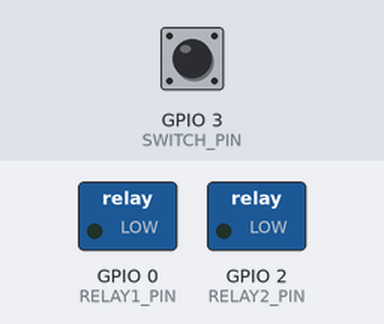
This sketch was run on a simulated ESP8266 (NodeMCU). Parts: switched loads named in the sketch (green lamp = pin HIGH). The inputs (shaded band) are chosen by the test bench; at power-on: GPIO 3 (SWITCH_PIN) HIGH. WiFi joins after 1.5 s; servers stay silent unless stated; EEPROM starts erased; what the sketch prints to the serial monitor is not drawn.

Above: at 2.7 s.
2.8 s: GPIO 3 (SWITCH_PIN) pulled LOW for 0.15 s
At 3.8 s:
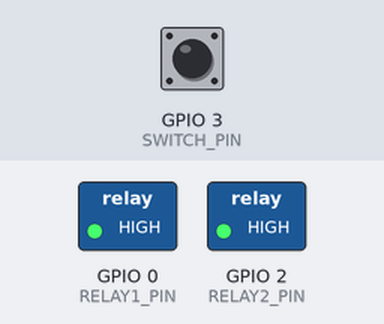
4.4 s: GPIO 3 (SWITCH_PIN) pulled LOW for 1 s
At 5.0 s:
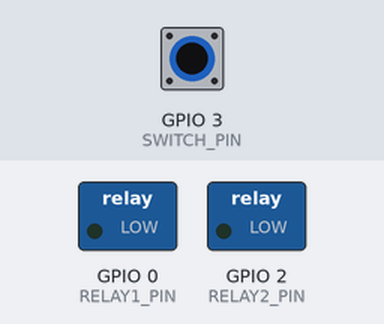
6.9 s: GPIO 3 (SWITCH_PIN) pulled LOW for 3.2 s
At 8.1 s:
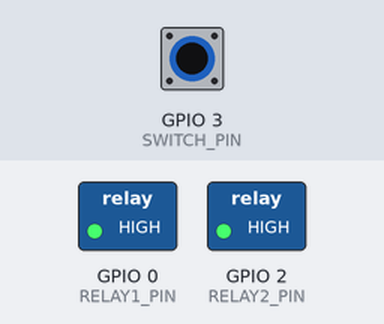
Timing chart, 0 to 9.9 s (numbered marks = the images above; inputs shaded):
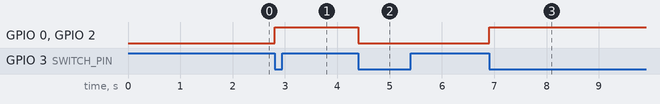

Measured:
- after the input at 2.8 s, GPIO 0 (RELAY1_PIN), GPIO 2 (RELAY2_PIN): LOW → HIGH at once
- after the input at 4.4 s, GPIO 0 (RELAY1_PIN), GPIO 2 (RELAY2_PIN): HIGH → LOW at once
- after the input at 6.9 s, GPIO 0 (RELAY1_PIN), GPIO 2 (RELAY2_PIN): LOW → HIGH at once

The sketch:

SinricPro_Smart_Switch.ino
```cpp
#include <ESP8266WiFi.h>
#include <EEPROM.h>
#include <SinricPro.h>
#include <SinricProSwitch.h>

#define RELAY1_PIN 0    // GPIO0
#define RELAY2_PIN 2    // GPIO2
#define SWITCH_PIN 3    // GPIO3 (RX pin on ESP-01)

const char* ssid = "wifi name";
const char* password = "password";

const char* APP_KEY = " ";
const char* APP_SECRET = " ";
const char* device1_ID = " ";
const char* device2_ID = " ";

bool relay1State = false;
bool relay2State = false;

unsigned long lastSwitchToggle = 0;
bool lastSwitchState = HIGH;

void saveStatesToEEPROM() {
  EEPROM.write(0, relay1State);
  EEPROM.write(1, relay2State);
  EEPROM.commit();
}

void loadStatesFromEEPROM() {
  relay1State = EEPROM.read(0);
  relay2State = EEPROM.read(1);
}

void applyRelayStates() {
  digitalWrite(RELAY1_PIN, relay1State ? LOW : HIGH);
  digitalWrite(RELAY2_PIN, relay2State ? LOW : HIGH);
}

void toggleRelays() {
  relay1State = !relay1State;
  relay2State = !relay2State;
  applyRelayStates();
  saveStatesToEEPROM();

  // Update Sinric App
  SinricProSwitch &mySwitch1 = SinricPro[device1_ID];
  SinricProSwitch &mySwitch2 = SinricPro[device2_ID];
  mySwitch1.sendPowerStateEvent(relay1State);
  mySwitch2.sendPowerStateEvent(relay2State);
}

bool onPowerState1(const String &deviceId, bool &state) {
  relay1State = state;
  applyRelayStates();
  saveStatesToEEPROM();
  Serial.printf("Relay 1 turned %s\n", state ? "ON" : "OFF");
  return true;
}

bool onPowerState2(const String &deviceId, bool &state) {
  relay2State = state;
  applyRelayStates();
  saveStatesToEEPROM();
  Serial.printf("Relay 2 turned %s\n", state ? "ON" : "OFF");
  return true;
}

void setupWiFi() {
  WiFi.begin(ssid, password);
  Serial.print("Connecting to WiFi");
  while (WiFi.status() != WL_CONNECTED) {
    delay(500);
    Serial.print(".");
  }
  Serial.println(" connected!");
}

void checkSwitch() {
  bool currentSwitchState = digitalRead(SWITCH_PIN);
  if (currentSwitchState == LOW && lastSwitchState == HIGH && (millis() - lastSwitchToggle) > 300) {
    toggleRelays();
    lastSwitchToggle = millis();
  }
  lastSwitchState = currentSwitchState;
}

void setup() {
  Serial.begin(115200);

  pinMode(RELAY1_PIN, OUTPUT);
  pinMode(RELAY2_PIN, OUTPUT);
  pinMode(SWITCH_PIN, INPUT_PULLUP);  // Button to GND

  EEPROM.begin(512);
  loadStatesFromEEPROM();
  applyRelayStates();

  setupWiFi();

  SinricProSwitch &mySwitch1 = SinricPro[device1_ID];
  SinricProSwitch &mySwitch2 = SinricPro[device2_ID];
  mySwitch1.onPowerState(onPowerState1);
  mySwitch2.onPowerState(onPowerState2);

  SinricPro.begin(APP_KEY, APP_SECRET);
  SinricPro.restoreDeviceStates(true);  // optional, handled via EEPROM too
}

void loop() {
  if (WiFi.status() != WL_CONNECTED) {
    setupWiFi(); // Retry if WiFi lost
  }

  SinricPro.handle();
  checkSwitch();
}
```
